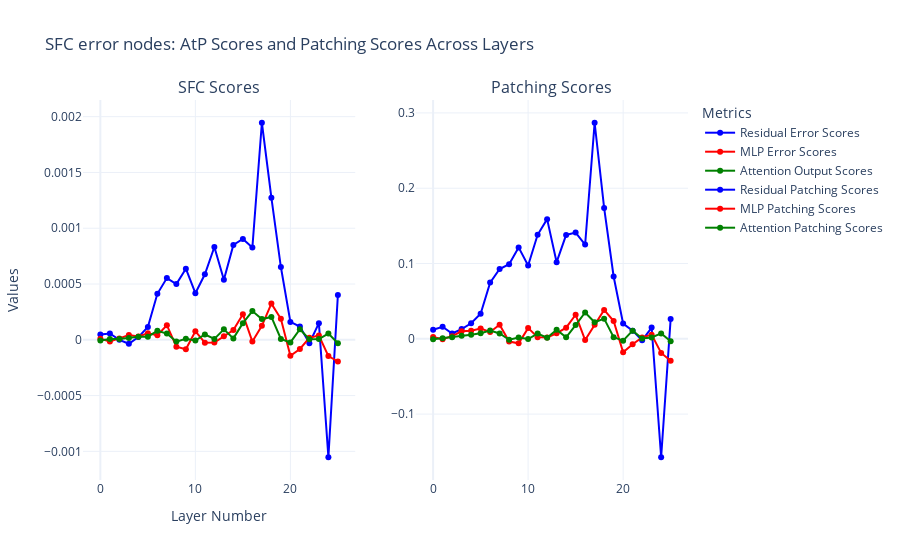

Notebook code cell kept with this figure:
### Markdown cell above
### Plotting all of the act-patching and SFC scores together

### Code cell
import plotly.graph_objects as go
import plotly.subplots as sp

# Layer indices representing layer numbers
layer_indices = list(range(len(resid_sfc_scores)))

# Create subplots
fig = sp.make_subplots(rows=1, cols=2, subplot_titles=("SFC Scores", "Patching Scores"))

# Define colors manually to ensure consistency
colors = {'Residual': 'blue', 'MLP': 'red', 'Attention': 'green'}

# Add Residual, MLP, and Attention Error Scores to first subplot
fig.add_trace(go.Scatter(
    x=layer_indices,
    y=resid_sfc_values,
    mode='lines+markers',
    name='Residual Error Scores',
    line=dict(color=colors['Residual'])
), row=1, col=1)

fig.add_trace(go.Scatter(
    x=layer_indices,
    y=mlp_sfc_values,
    mode='lines+markers',
    name='MLP Error Scores',
    line=dict(color=colors['MLP'])
), row=1, col=1)

fig.add_trace(go.Scatter(
    x=layer_indices,
    y=attn_sfc_values,
    mode='lines+markers',
    name='Attention Output Scores',
    line=dict(color=colors['Attention'])
), row=1, col=1)

# Add Residual, MLP, and Attention Patching Scores to second subplot with same colors
fig.add_trace(go.Scatter(
    x=layer_indices,
    y=resid_patching_values,
    mode='lines+markers',
    name='Residual Patching Scores',
    line=dict(color=colors['Residual'])
), row=1, col=2)

fig.add_trace(go.Scatter(
    x=layer_indices,
    y=mlp_patching_values,
    mode='lines+markers',
    name='MLP Patching Scores',
    line=dict(color=colors['MLP'])
), row=1, col=2)

fig.add_trace(go.Scatter(
    x=layer_indices,
    y=attn_patching_values,
    mode='lines+markers',
    name='Attention Patching Scores',
    line=dict(color=colors['Attention'])
), row=1, col=2)

# Update layout for better readability
fig.update_layout(
    title='SFC error nodes: AtP Scores and Patching Scores Across Layers',
    xaxis_title='Layer Number',
    yaxis_title='Values',
    legend_title='Metrics',
    template='plotly_white',
    showlegend=True
)

# Show the plot
fig.show()

### Figure 1 — Plotly figure (JSON) as saved in the notebook; plotly's stock layout.template omitted (floating-point values rounded to 4 significant figures)
{"data": [{"line": {"color": "blue"}, "mode": "lines+markers", "name": "Residual Error Scores", "type": "scatter", "x": [0, 1, 2, 3, 4, 5, 6, 7, 8, 9, 10, 11, 12, 13, 14, 15, 16, 17, 18, 19, 20, 21, 22, 23, 24, 25], "xaxis": "x", "y": [4.697e-05, 5.627e-05, -6.407e-07, -3.576e-05, 2.408e-05, 0.0001154, 0.000412, 0.0005531, 0.0004997, 0.0006371, 0.0004177, 0.0005875, 0.0008316, 0.0005379, 0.0008507, 0.0009041, 0.0008278, 0.001945, 0.001274, 0.0006523, 0.0001602, 0.0001183, -3.123e-05, 0.0001488, -0.001053, 0.0004025], "yaxis": "y"}, {"line": {"color": "red"}, "mode": "lines+markers", "name": "MLP Error Scores", "type": "scatter", "x": [0, 1, 2, 3, 4, 5, 6, 7, 8, 9, 10, 11, 12, 13, 14, 15, 16, 17, 18, 19, 20, 21, 22, 23, 24, 25], "xaxis": "x", "y": [9.06e-06, -1.597e-05, 1.252e-05, 4.22e-05, 2.909e-05, 5.794e-05, 4.125e-05, 0.0001307, -6.247e-05, -8.44e-05, 7.677e-05, -2.599e-05, -2.503e-05, 3.266e-05, 8.678e-05, 0.0002289, -1.597e-05, 0.0001249, 0.0003242, 0.0001879, -0.0001431, -8.249e-05, 1.752e-05, 3.862e-05, -0.0001459, -0.0001945], "yaxis": "y"}, {"line": {"color": "green"}, "mode": "lines+markers", "name": "Attention Output Scores", "type": "scatter", "x": [0, 1, 2, 3, 4, 5, 6, 7, 8, 9, 10, 11, 12, 13, 14, 15, 16, 17, 18, 19, 20, 21, 22, 23, 24, 25], "xaxis": "x", "y": [-5.573e-06, 7.987e-06, 7.063e-06, 1.562e-05, 2.73e-05, 2.778e-05, 8.059e-05, 5.555e-05, -1.609e-05, 8.702e-06, -6.914e-06, 4.745e-05, 8.106e-06, 9.346e-05, 1.27e-05, 0.0001488, 0.0002575, 0.000186, 0.000205, 7.927e-06, -2.36e-05, 9.489e-05, 4.649e-06, 6.139e-06, 5.579e-05, -3.099e-05], "yaxis": "y"}, {"line": {"color": "blue"}, "mode": "lines+markers", "name": "Residual Patching Scores", "type": "scatter", "x": [0, 1, 2, 3, 4, 5, 6, 7, 8, 9, 10, 11, 12, 13, 14, 15, 16, 17, 18, 19, 20, 21, 22, 23, 24, 25], "xaxis": "x2", "y": [0.01204, 0.01599, 0.007056, 0.01286, 0.0206, 0.03317, 0.07467, 0.09265, 0.099, 0.1214, 0.09729, 0.1381, 0.1589, 0.1018, 0.138, 0.1411, 0.1252, 0.2869, 0.1737, 0.0828, 0.02017, 0.0108, -0.002072, 0.01495, -0.1573, 0.02614], "yaxis": "y2"}, {"line": {"color": "red"}, "mode": "lines+markers", "name": "MLP Patching Scores", "type": "scatter", "x": [0, 1, 2, 3, 4, 5, 6, 7, 8, 9, 10, 11, 12, 13, 14, 15, 16, 17, 18, 19, 20, 21, 22, 23, 24, 25], "xaxis": "x2", "y": [0.002448, -0.0005852, 0.003468, 0.009949, 0.01073, 0.01359, 0.009115, 0.01875, -0.003591, -0.00602, 0.01421, 0.00222, 0.001764, 0.007299, 0.01479, 0.03192, -0.001701, 0.01872, 0.03833, 0.02364, -0.01799, -0.007136, 0.001805, 0.005515, -0.01882, -0.02918], "yaxis": "y2"}, {"line": {"color": "green"}, "mode": "lines+markers", "name": "Attention Patching Scores", "type": "scatter", "x": [0, 1, 2, 3, 4, 5, 6, 7, 8, 9, 10, 11, 12, 13, 14, 15, 16, 17, 18, 19, 20, 21, 22, 23, 24, 25], "xaxis": "x2", "y": [-0.0005588, 0.0007711, 0.002137, 0.004194, 0.005511, 0.007517, 0.01099, 0.007108, -0.001227, 0.001774, -0.0003421, 0.006894, 0.001394, 0.01202, 0.001927, 0.0182, 0.03497, 0.02195, 0.02678, 0.00206, -0.002525, 0.0108, 0.0004307, 0.001807, 0.007172, -0.00317], "yaxis": "y2"}], "layout": {"annotations": [{"font": {"size": 16}, "showarrow": false, "text": "SFC Scores", "x": 0.225, "xanchor": "center", "xref": "paper", "y": 1, "yanchor": "bottom", "yref": "paper"}, {"font": {"size": 16}, "showarrow": false, "text": "Patching Scores", "x": 0.775, "xanchor": "center", "xref": "paper", "y": 1, "yanchor": "bottom", "yref": "paper"}], "legend": {"title": {"text": "Metrics"}}, "showlegend": true, "title": {"text": "SFC error nodes: AtP Scores and Patching Scores Across Layers"}, "xaxis": {"anchor": "y", "domain": [0, 0.45], "title": {"text": "Layer Number"}}, "xaxis2": {"anchor": "y2", "domain": [0.55, 1]}, "yaxis": {"anchor": "x", "domain": [0, 1], "title": {"text": "Values"}}, "yaxis2": {"anchor": "x2", "domain": [0, 1]}}}
